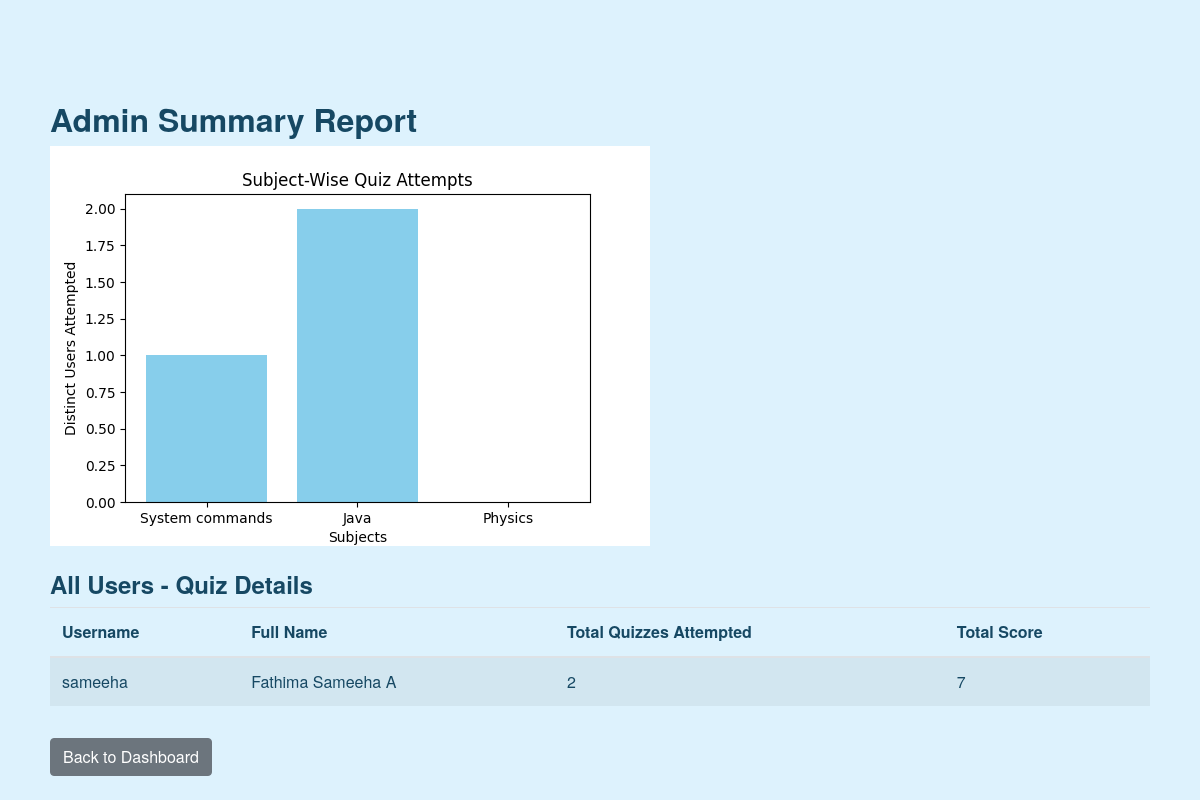
The app's page /admin/summary (signed in), older data.
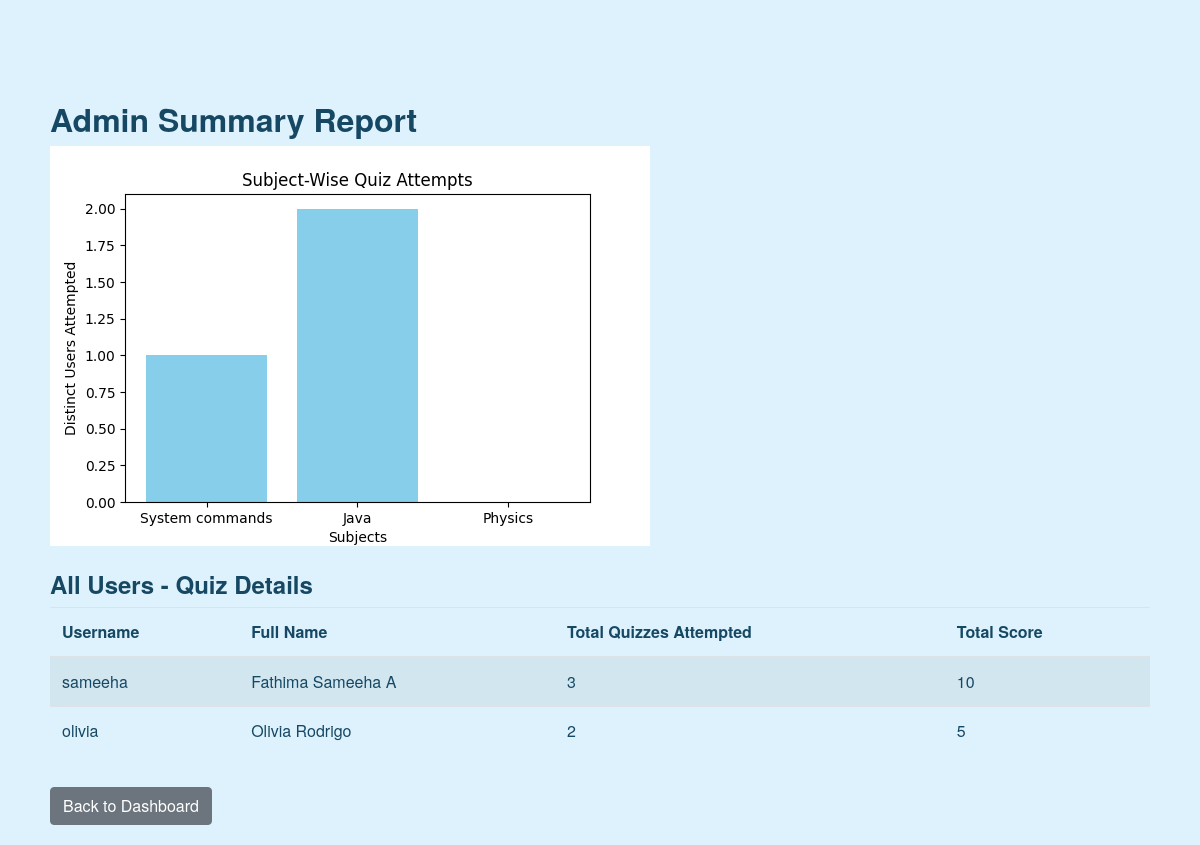
The same page, newer data.
### controllers/models.py (models this page shows, shortened)
class User(db.Model):
    __tablename__ = 'users'
    id = db.Column(db.Integer, primary_key=True)
    username = db.Column(db.String(120), unique=True, nullable=False)
    password = db.Column(db.String(60), nullable=False)
    full_name = db.Column(db.String(120), nullable=False)
    qualification = db.Column(db.String(120))
    dob = db.Column(db.Date)
    is_admin = db.Column(db.Boolean, default=False)
    scores = db.relationship('Score', backref='user', lazy=True)

### controllers/admin_routes.py (the view)
    @app.route('/admin/summary')
    def admin_summary():
        if 'user_id' not in session or session.get('role') != 'Admin':
            flash("Access denied.", "danger")
            return redirect(url_for('login'))
        subjects = Subject.query.all()
        subject_names = []
        attempt_counts = []
        for subj in subjects:
            user_ids = set()
            for chapter in subj.chapters:
                for quiz in chapter.quizzes:
                    for score in quiz.scores:
                        user_ids.add(score.user_id)
            subject_names.append(subj.name)
            attempt_counts.append(len(user_ids))
        plt.clf()  # Clear any existing figure
        fig, ax = plt.subplots(figsize=(6,4))
        ax.bar(subject_names, attempt_counts, color='skyblue')
        ax.set_xlabel("Subjects")
        ax.set_ylabel("Distinct Users Attempted")
        ax.set_title("Subject-Wise Quiz Attempts")
        chart_path = 'static/admin_summary.png'
        plt.savefig(chart_path)
        plt.close(fig)
        user_summaries = []
        users = User.query.filter_by(is_admin=False).all()
        for user in users:
            quiz_ids = set()
            total_score = 0
            for s in user.scores:
                quiz_ids.add(s.quiz_id)
                total_score += s.total_scored
            user_summaries.append({
                'username': user.username,
                'full_name': user.full_name,
                'total_quizzes': len(quiz_ids),
                'total_score': total_score
            })
        return render_template('admin_summary.html',
                               chart_path=chart_path,
                               user_summaries=user_summaries)

### templates/admin_summary.html (shortened to what this page needs)
{% extends 'base.html' %}
{% block content %}
<div class="container mt-4">
  <h2>Admin Summary Report</h2>
  <div class="mb-4">
    <img src="{{ url_for('static', filename='admin_summary.png') }}"
    alt="Admin Summary Chart" class="img-fluid">
  </div>
  <h4>All Users - Quiz Details</h4>
  <table class="table table-striped">
    <thead>
      <tr>
        <th>Username</th>
        <th>Full Name</th>
        <th>Total Quizzes Attempted</th>
        <th>Total Score</th>
      </tr>
    </thead>
    <tbody>
      {% for summary in user_summaries %}
      <tr>
        <td>{{ summary.username }}</td>
        <td>{{ summary.full_name }}</td>
        <td>{{ summary.total_quizzes }}</td>
        <td>{{ summary.total_score }}</td>
      </tr>
      {% endfor %}
    </tbody>
  </table>
  <a href="{{ url_for('admin_dashboard') }}" class="btn btn-secondary mt-3">Back to Dashboard</a>
</div>
{% endblock %}

Row changes from the older to the newer data that the page shows:
computed for User "sameeha": total_quizzes "2" → "3"; total_score "7" → "10"
added User: username "olivia", full_name "Olivia Rodrigo", total_quizzes "2", total_score "5"
